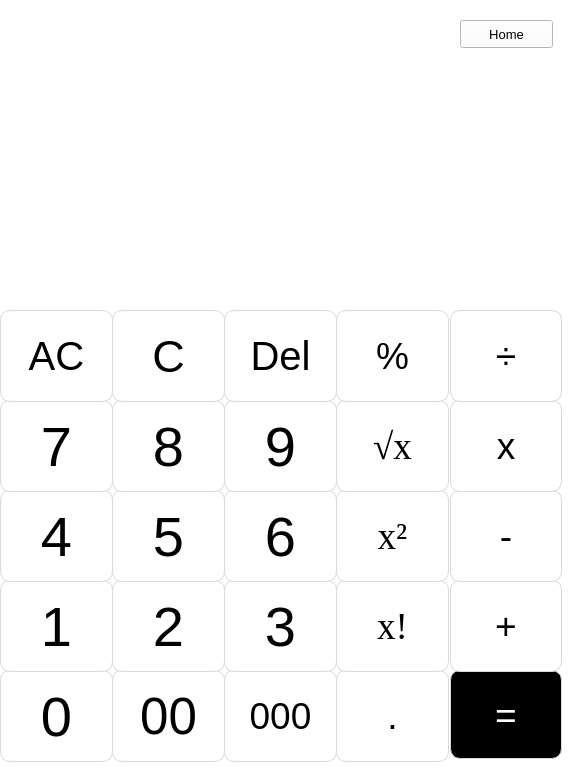
   <widget class="QWidget" name="page_kalkulator">
    <property name="styleSheet">
     <string notr="true">background-color: #ffffff;</string>
    </property>
    <widget class="QPushButton" name="Nomor_0">
     <property name="geometry">
      <rect>
       <x>0</x>
       <y>670</y>
       <width>113</width>
       <height>92</height>
      </rect>
     </property>
     <property name="font">
      <font>
       <family>Arial</family>
       <pointsize>42</pointsize>
       <weight>50</weight>
       <bold>false</bold>
      </font>
     </property>
     <property name="styleSheet">
      <string notr="true">border: 1px solid #d9d9d9; border-radius: 10px; background-color: #ffffff;</string>
     </property>
     <property name="text">
      <string>0</string>
     </property>
    </widget>
    <widget class="QPushButton" name="tombol_homeK">
     <property name="geometry">
      <rect>
       <x>460</x>
       <y>20</y>
       <width>93</width>
       <height>28</height>
      </rect>
     </property>
     <property name="font">
      <font>
       <pointsize>10</pointsize>
      </font>
     </property>
     <property name="text">
      <string>Home</string>
     </property>
    </widget>
    <widget class="QPushButton" name="Nomor_00">
     <property name="geometry">
      <rect>
       <x>112</x>
       <y>670</y>
       <width>113</width>
       <height>92</height>
      </rect>
     </property>
     <property name="font">
      <font>
       <family>Arial</family>
       <pointsize>38</pointsize>
       <weight>50</weight>
       <bold>false</bold>
      </font>
     </property>
     <property name="styleSheet">
      <string notr="true">border: 1px solid #d9d9d9; border-radius: 10px; background-color: #ffffff;</string>
     </property>
     <property name="text">
      <string>00</string>
     </property>
    </widget>
    <widget class="QPushButton" name="Nomor_000">
     <property name="geometry">
      <rect>
       <x>224</x>
       <y>670</y>
       <width>113</width>
       <height>92</height>
      </rect>
     </property>
     <property name="font">
      <font>
       <family>Arial</family>
       <pointsize>28</pointsize>
       <weight>50</weight>
       <bold>false</bold>
      </font>
     </property>
     <property name="styleSheet">
      <string notr="true">border: 1px solid #d9d9d9; border-radius: 10px; background-color: #ffffff;</string>
     </property>
     <property name="text">
      <string>000</string>
     </property>
    </widget>
    <widget class="QPushButton" name="Koma">
     <property name="geometry">
      <rect>
       <x>336</x>
       <y>670</y>
       <width>113</width>
       <height>92</height>
      </rect>
     </property>
     <property name="font">
      <font>
       <family>Arial</family>
       <pointsize>28</pointsize>
       <weight>50</weight>
       <bold>false</bold>
      </font>
     </property>
     <property name="styleSheet">
      <string notr="true">border: 1px solid #d9d9d9; border-radius: 10px; background-color: #ffffff;</string>
     </property>
     <property name="text">
      <string>.</string>
     </property>
    </widget>
    <widget class="QPushButton" name="SamaDengan">
     <property name="geometry">
      <rect>
       <x>450</x>
       <y>670</y>
       <width>112</width>
       <height>89</height>
      </rect>
     </property>
     <property name="font">
      <font>
       <family>Arial</family>
       <pointsize>28</pointsize>
       <weight>50</weight>
       <bold>false</bold>
      </font>
     </property>
     <property name="styleSheet">
      <string notr="true">border: 1px solid #d9d9d9; border-radius: 10px; background-color: black; color: #ffffff;</string>
     </property>
     <property name="text">
      <string>=</string>
     </property>
    </widget>
    <widget class="QPushButton" name="Tambah">
     <property name="geometry">
      <rect>
       <x>450</x>
       <y>580</y>
       <width>112</width>
       <height>92</height>
      </rect>
     </property>
     <property name="font">
      <font>
       <family>Arial</family>
       <pointsize>28</pointsize>
       <weight>50</weight>
       <bold>false</bold>
      </font>
     </property>
     <property name="styleSheet">
      <string notr="true">border: 1px solid #d9d9d9; border-radius: 10px; background-color: #ffffff;</string>
     </property>
     <property name="text">
      <string>+</string>
     </property>
    </widget>
    <widget class="QPushButton" name="Kurang">
     <property name="geometry">
      <rect>
       <x>450</x>
       <y>490</y>
       <width>112</width>
       <height>92</height>
      </rect>
     </property>
     <property name="font">
      <font>
       <family>Arial</family>
       <pointsize>28</pointsize>
       <weight>50</weight>
       <bold>false</bold>
      </font>
     </property>
     <property name="styleSheet">
      <string notr="true">border: 1px solid #d9d9d9; border-radius: 10px; background-color: #ffffff;</string>
     </property>
     <property name="text">
      <string>-</string>
     </property>
    </widget>
    <widget class="QPushButton" name="Kali">
     <property name="geometry">
      <rect>
       <x>450</x>
       <y>400</y>
       <width>112</width>
       <height>92</height>
      </rect>
     </property>
     <property name="font">
      <font>
       <family>Arial</family>
       <pointsize>28</pointsize>
       <weight>50</weight>
       <bold>false</bold>
      </font>
     </property>
     <property name="styleSheet">
      <string notr="true">border: 1px solid #d9d9d9; border-radius: 10px; background-color: #ffffff;</string>
     </property>
     <property name="text">
      <string>x</string>
     </property>
    </widget>
    <widget class="QPushButton" name="Bagi">
     <property name="geometry">
      <rect>
       <x>450</x>
       <y>310</y>
       <width>112</width>
       <height>92</height>
      </rect>
     </property>
     <property name="font">
      <font>
       <family>Arial</family>
       <pointsize>28</pointsize>
       <weight>50</weight>
       <bold>false</bold>
      </font>
     </property>
     <property name="styleSheet">
      <string notr="true">border: 1px solid #d9d9d9; border-radius: 10px; background-color: #ffffff;</string>
     </property>
     <property name="text">
      <string>÷</string>
     </property>
    </widget>
    <widget class="QPushButton" name="Faktorial">
     <property name="geometry">
      <rect>
       <x>336</x>
       <y>580</y>
       <width>113</width>
       <height>92</height>
      </rect>
     </property>
     <property name="font">
      <font>
       <family>Times New Roman</family>
       <pointsize>28</pointsize>
       <weight>50</weight>
       <bold>false</bold>
      </font>
     </property>
     <property name="styleSheet">
      <string notr="true">border: 1px solid #d9d9d9; border-radius: 10px; background-color: #ffffff;</string>
     </property>
     <property name="text">
      <string>x!</string>
     </property>
    </widget>
    <widget class="QPushButton" name="Pangkat">
     <property name="geometry">
      <rect>
       <x>336</x>
       <y>490</y>
       <width>113</width>
       <height>92</height>
      </rect>
     </property>
     <property name="font">
      <font>
       <family>Times New Roman</family>
       <pointsize>28</pointsize>
       <weight>50</weight>
       <bold>false</bold>
      </font>
     </property>
     <property name="styleSheet">
      <string notr="true">border: 1px solid #d9d9d9; border-radius: 10px; background-color: #ffffff;</string>
     </property>
     <property name="text">
      <string>x²</string>
     </property>
    </widget>
    <widget class="QPushButton" name="Akar">
     <property name="geometry">
      <rect>
       <x>336</x>
       <y>400</y>
       <width>113</width>
       <height>92</height>
      </rect>
     </property>
     <property name="font">
      <font>
       <family>Times New Roman</family>
       <pointsize>28</pointsize>
       <weight>50</weight>
       <bold>false</bold>
      </font>
     </property>
     <property name="styleSheet">
      <string notr="true">border: 1px solid #d9d9d9; border-radius: 10px; background-color: #ffffff;</string>
     </property>
     <property name="text">
      <string>√x</string>
     </property>
    </widget>
    <widget class="QPushButton" name="Persen">
     <property name="geometry">
      <rect>
       <x>336</x>
       <y>310</y>
       <width>113</width>
       <height>92</height>
      </rect>
     </property>
     <property name="font">
      <font>
       <family>Arial</family>
       <pointsize>28</pointsize>
       <weight>50</weight>
       <bold>false</bold>
      </font>
     </property>
     <property name="styleSheet">
      <string notr="true">border: 1px solid #d9d9d9; border-radius: 10px; background-color: #ffffff;</string>
     </property>
     <property name="text">
      <string>%</string>
     </property>
    </widget>
    <widget class="QPushButton" name="Nomor_3">
     <property name="geometry">
      <rect>
       <x>224</x>
       <y>580</y>
       <width>113</width>
       <height>92</height>
      </rect>
     </property>
     <property name="font">
      <font>
       <family>Arial</family>
       <pointsize>42</pointsize>
       <weight>50</weight>
       <bold>false</bold>
      </font>
     </property>
     <property name="styleSheet">
      <string notr="true">border: 1px solid #d9d9d9; border-radius: 10px; background-color: #ffffff;</string>
     </property>
     <property name="text">
      <string>3</string>
     </property>
    </widget>
    <widget class="QPushButton" name="Nomor_6">
     <property name="geometry">
      <rect>
       <x>224</x>
       <y>490</y>
       <width>113</width>
       <height>92</height>
      </rect>
     </property>
     <property name="font">
      <font>
       <family>Arial</family>
       <pointsize>42</pointsize>
       <weight>50</weight>
       <bold>false</bold>
      </font>
     </property>
     <property name="styleSheet">
      <string notr="true">border: 1px solid #d9d9d9; border-radius: 10px; background-color: #ffffff;</string>
     </property>
     <property name="text">
      <string>6</string>
     </property>
    </widget>
    <widget class="QPushButton" name="Nomor9">
     <property name="geometry">
      <rect>
       <x>224</x>
       <y>400</y>
       <width>113</width>
       <height>92</height>
      </rect>
     </property>
     <property name="font">
      <font>
       <family>Arial</family>
       <pointsize>42</pointsize>
       <weight>50</weight>
       <bold>false</bold>
      </font>
     </property>
     <property name="styleSheet">
      <string notr="true">border: 1px solid #d9d9d9; border-radius: 10px; background-color: #ffffff;</string>
     </property>
     <property name="text">
      <string>9</string>
     </property>
    </widget>
    <widget class="QPushButton" name="Delete">
     <property name="geometry">
      <rect>
       <x>224</x>
       <y>310</y>
       <width>113</width>
       <height>92</height>
      </rect>
     </property>
     <property name="font">
      <font>
       <family>Arial</family>
       <pointsize>30</pointsize>
       <weight>50</weight>
       <bold>false</bold>
      </font>
     </property>
     <property name="styleSheet">
      <string notr="true">border: 1px solid #d9d9d9; border-radius: 10px; background-color: #ffffff;</string>
     </property>
     <property name="text">
      <string>Del</string>
     </property>
    </widget>
    <widget class="QPushButton" name="Nomor_2">
     <property name="geometry">
      <rect>
       <x>112</x>
       <y>580</y>
       <width>113</width>
       <height>92</height>
      </rect>
     </property>
     <property name="font">
      <font>
       <family>Arial</family>
       <pointsize>42</pointsize>
       <weight>50</weight>
       <bold>false</bold>
      </font>
     </property>
     <property name="styleSheet">
      <string notr="true">border: 1px solid #d9d9d9; border-radius: 10px; background-color: #ffffff;</string>
     </property>
     <property name="text">
      <string>2</string>
     </property>
    </widget>
    <widget class="QPushButton" name="Nomor_5">
     <property name="geometry">
      <rect>
       <x>112</x>
       <y>490</y>
       <width>113</width>
       <height>92</height>
      </rect>
     </property>
     <property name="font">
      <font>
       <family>Arial</family>
       <pointsize>42</pointsize>
       <weight>50</weight>
       <bold>false</bold>
      </font>
     </property>
     <property name="styleSheet">
      <string notr="true">border: 1px solid #d9d9d9; border-radius: 10px; background-color: #ffffff;</string>
     </property>
     <property name="text">
      <string>5</string>
     </property>
    </widget>
    <widget class="QPushButton" name="Nomor8">
     <property name="geometry">
      <rect>
       <x>112</x>
       <y>400</y>
       <width>113</width>
       <height>92</height>
      </rect>
     </property>
     <property name="font">
      <font>
       <family>Arial</family>
       <pointsize>42</pointsize>
       <weight>50</weight>
       <bold>false</bold>
      </font>
     </property>
     <property name="styleSheet">
      <string notr="true">border: 1px solid #d9d9d9; border-radius: 10px; background-color: #ffffff;</string>
     </property>
     <property name="text">
      <string>8</string>
     </property>
    </widget>
    <widget class="QPushButton" name="C">
     <property name="geometry">
      <rect>
       <x>112</x>
       <y>310</y>
       <width>113</width>
       <height>92</height>
      </rect>
     </property>
     <property name="font">
      <font>
       <family>Arial</family>
       <pointsize>34</pointsize>
       <weight>50</weight>
       <bold>false</bold>
      </font>
     </property>
     <property name="styleSheet">
      <string notr="true">border: 1px solid #d9d9d9; border-radius: 10px; background-color: #ffffff;</string>
     </property>
     <property name="text">
      <string>C</string>
     </property>
    </widget>
    <widget class="QPushButton" name="Nomor_1">
     <property name="geometry">
      <rect>
       <x>0</x>
       <y>580</y>
       <width>113</width>
       <height>92</height>
      </rect>
     </property>
     <property name="font">
      <font>
       <family>Arial</family>
       <pointsize>42</pointsize>
       <weight>50</weight>
       <bold>false</bold>
      </font>
     </property>
     <property name="styleSheet">
      <string notr="true">border: 1px solid #d9d9d9; border-radius: 10px; background-color: #ffffff;</string>
     </property>
     <property name="text">
      <string>1</string>
     </property>
    </widget>
    <widget class="QPushButton" name="Nomor_4">
     <property name="geometry">
      <rect>
       <x>0</x>
       <y>490</y>
       <width>113</width>
       <height>92</height>
      </rect>
     </property>
     <property name="font">
      <font>
       <family>Arial</family>
       <pointsize>42</pointsize>
       <weight>50</weight>
       <bold>false</bold>
      </font>
     </property>
     <property name="styleSheet">
      <string notr="true">border: 1px solid #d9d9d9; border-radius: 10px; background-color: #ffffff;</string>
     </property>
     <property name="text">
      <string>4</string>
     </property>
    </widget>
    <widget class="QPushButton" name="Nomor7">
     <property name="geometry">
      <rect>
       <x>0</x>
       <y>400</y>
       <width>113</width>
       <height>92</height>
      </rect>
     </property>
     <property name="font">
      <font>
       <family>Arial</family>
       <pointsize>42</pointsize>
       <weight>50</weight>
       <bold>false</bold>
      </font>
     </property>
     <property name="styleSheet">
      <string notr="true">border: 1px solid #d9d9d9; border-radius: 10px; background-color: #ffffff;</string>
     </property>
     <property name="text">
      <string>7</string>
     </property>
    </widget>
    <widget class="QPushButton" name="AC">
     <property name="geometry">
      <rect>
       <x>0</x>
       <y>310</y>
       <width>113</width>
       <height>92</height>
      </rect>
     </property>
     <property name="font">
      <font>
       <family>Arial</family>
       <pointsize>30</pointsize>
       <weight>50</weight>
       <bold>false</bold>
      </font>
     </property>
     <property name="styleSheet">
      <string notr="true">border: 1px solid #d9d9d9; border-radius: 10px; background-color: #ffffff;</string>
     </property>
     <property name="text">
      <string>AC</string>
     </property>
    </widget>
    <widget class="QLineEdit" name="Input_Line">
     <property name="geometry">
      <rect>
       <x>8</x>
       <y>150</y>
       <width>551</width>
       <height>141</height>
      </rect>
     </property>
     <property name="font">
      <font>
       <family>Arial</family>
       <pointsize>40</pointsize>
      </font>
     </property>
     <property name="layoutDirection">
      <enum>Qt::LeftToRight</enum>
     </property>
     <property name="styleSheet">
      <string notr="true">border: 1 px </string>
     </property>
    </widget>
    <widget class="QLineEdit" name="history_line">
     <property name="geometry">
      <rect>
       <x>10</x>
       <y>80</y>
       <width>551</width>
       <height>71</height>
      </rect>
     </property>
     <property name="font">
      <font>
       <pointsize>20</pointsize>
      </font>
     </property>
     <property name="layoutDirection">
      <enum>Qt::RightToLeft</enum>
     </property>
     <property name="styleSheet">
      <string notr="true">border: 1 px </string>
     </property>
    </widget>
    <widget class="QPushButton" name="BurgerMenu">
     <property name="geometry">
      <rect>
       <x>10</x>
       <y>10</y>
       <width>51</width>
       <height>41</height>
      </rect>
     </property>
     <property name="font">
      <font>
       <pointsize>10</pointsize>
      </font>
     </property>
     <property name="styleSheet">
      <string notr="true">border: 1 px</string>
     </property>
     <property name="text">
      <string/>
     </property>
     <property name="icon">
      <iconset resource="new.qrc">
       <normaloff>:/newPrefix/C:/Users/MasterJames237/Downloads/Hamburger_icon.svg.png</normaloff>:/newPrefix/C:/Users/MasterJames237/Downloads/Hamburger_icon.svg.png</iconset>
     </property>
     <property name="iconSize">
      <size>
       <width>30</width>
       <height>30</height>
      </size>
     </property>
    </widget>
   </widget>
